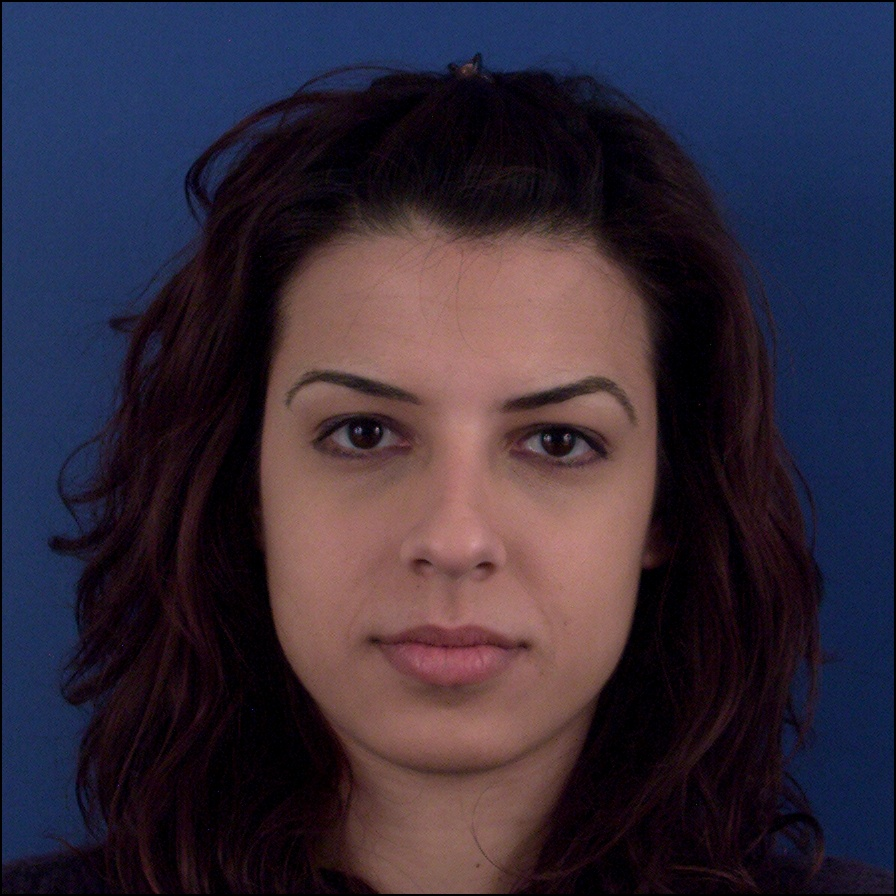
#> input picture PyTorch-practice/video_gans_cnn/test_first_frames/img_0000.jpg, 896 x 896 px; its folder holds only this picture in this run
$ python -i bbox_extraction_from_annotation_png.py   (imports and definitions only)   (Python 2 division)   (older library calls are emulated)
#> lines starting #> are read from the running program, lines starting #| are printed output that depends on the picture; after the words box and inside, x2 and y2 are one past the last pixel; in counts of white or black regions, pixels touching at a corner belong together
#> further down, picture is the input picture: shape (896, 896, 3); mean B, G, R 57.7, 42.9, 52.3
import cv2
import numpy as np
import glob
import os

lip_annotation_pngs = '/Users/Illusion/Documents/Data_public_set/LIP/TrainVal_parsing_annotations/TrainVal_parsing_annotations/val_segmentations/*.png'
lip_img_path = '/Users/Illusion/Documents/Data_public_set/LIP/TrainVal_images/val_images/'

lib_annotation_filelist = glob.glob(lip_annotation_pngs)

TEST_IMG_AMOUNT = 10

# famous color codes
black = [0, 0, 0]
red = [0, 0, 255]
maroon = [0, 0, 128]
yellow = [0, 255, 255]
olive = [0, 128, 128]
lime = [0, 255, 0]
green = [0, 128, 0]
aqua = [255, 255, 0]
teal = [128, 128, 0]
blue = [255, 0, 0]
navy = [128, 0, 0]
fuchsia = [255, 0, 255]
purple = [128, 0, 128]
indianred = [92, 92, 205]
lightcoral = [128, 128, 240]
salmon = [114, 128, 250]
darksalmon = [122, 150, 233]
lightsalmon = [122, 160, 255]
silver = [192, 192, 192]
#gray = [128, 128, 128]
lightblue = [224, 185, 53]

color_list = [black, red, maroon, yellow, olive, lime, green, \
              aqua, teal, blue, navy, fuchsia, purple, \
              indianred, lightcoral, salmon, darksalmon, lightsalmon, \
              silver, lightblue]

annotation_class_dict = {"Background": 0, "Hat": 1, "Hair": 2, "Glove": 3, "Sunglasses": 4, \
                         "Upper-clothes": 5, "Dress": 6, "Coat": 7, "Socks": 8, "Pants": 9, \
                         "Jumpsuits": 10, "Scarf": 11, "Skirt": 12, "Face": 13, "Left-arm": 14, \
                         "Right-arm": 15, "Left-leg": 16, "Right-leg": 17, "Left-shoe": 18, "Right-shoe": 19}

desired_classes = ["Hat", "Glove", "Sunglasses", "Upper-clothes", "Dress", "Coat", "Socks", "Pants", \
                   "Jumpsuits", "Scarf", "Skirt", "Left-shoe", "Right-shoe"]

# for key in annotation_class_dict:
#     print 'key =', key, ' :  value =', annotation_class_dict[key]

def visualize_annotation_labels(annotation_img, class_key_info):

    display_img = np.zeros((annotation_img.shape[0], annotation_img.shape[1], 3), np.uint8)
    print 'display_img.shape =', display_img.shape

    # [7 lines of commented-out code are left out]
    idx = (annotation_img[...] == annotation_class_dict[class_key_info])

    #display_img[idx] = color_list[annotation_class_dict["Pants"]]
    display_img[idx] = [255,255,255]

    return display_img


def find_bbox(color_img):

    img = cv2.cvtColor(color_img, cv2.COLOR_BGR2GRAY)
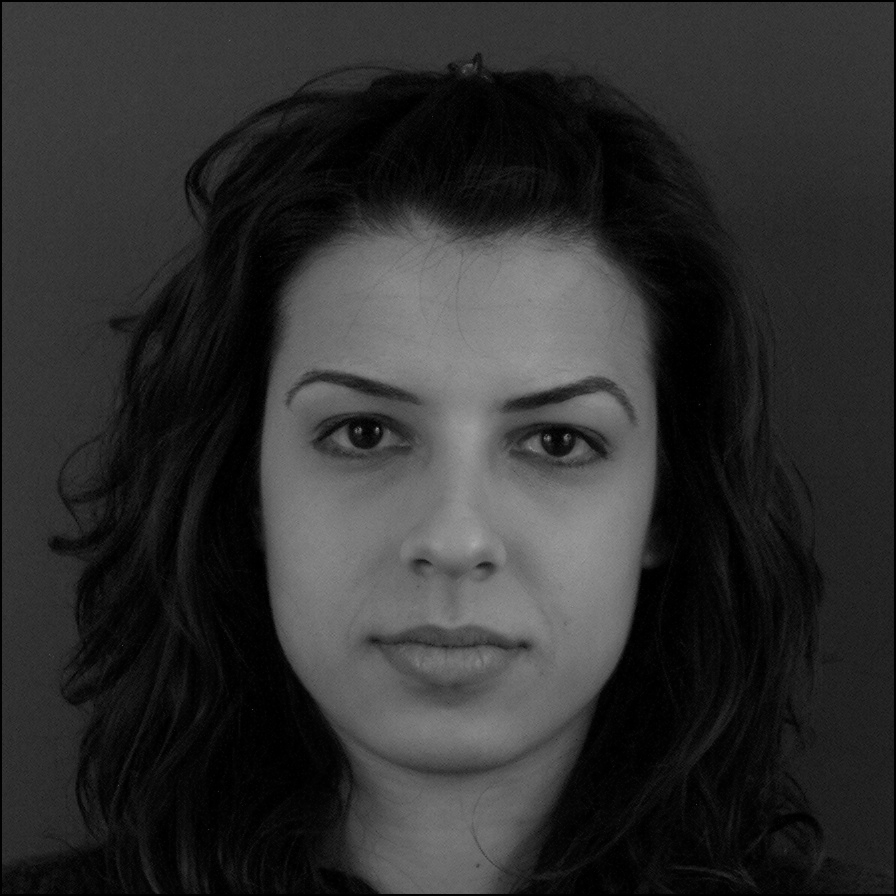
#> img: shape (896, 896); min 0, max 170, mean 47.4
    cv2.imshow("black and white", img)

    ret, thresh = cv2.threshold(img, 20, 255, 0)
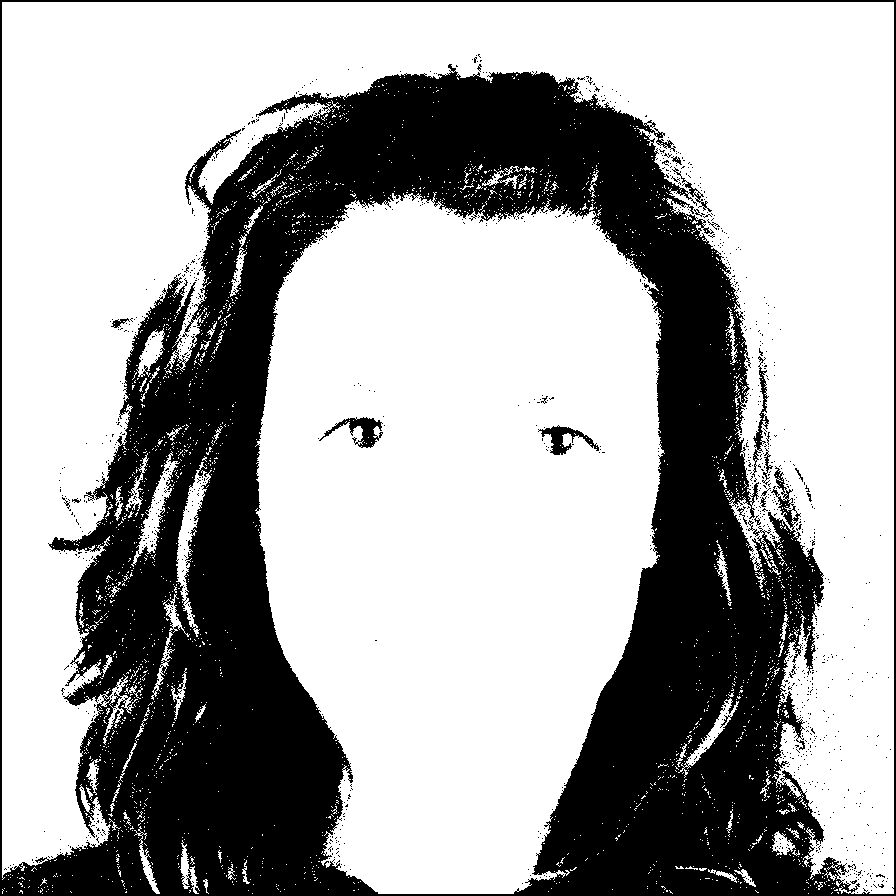
#> thresh: shape (896, 896); 65.6% white; 1178 black regions (1159 under 20 px), largest, box (x1, y1, x2, y2) and area: (0, 0, 896, 896) 271459, (319, 417, 383, 448) 710, (538, 425, 599, 455) 638
    cv2.imshow("thresh", thresh)

    # dilation (3 times)
    kernel = np.ones((5, 5), np.uint8)
    dilation = cv2.dilate(thresh, kernel, iterations=3)
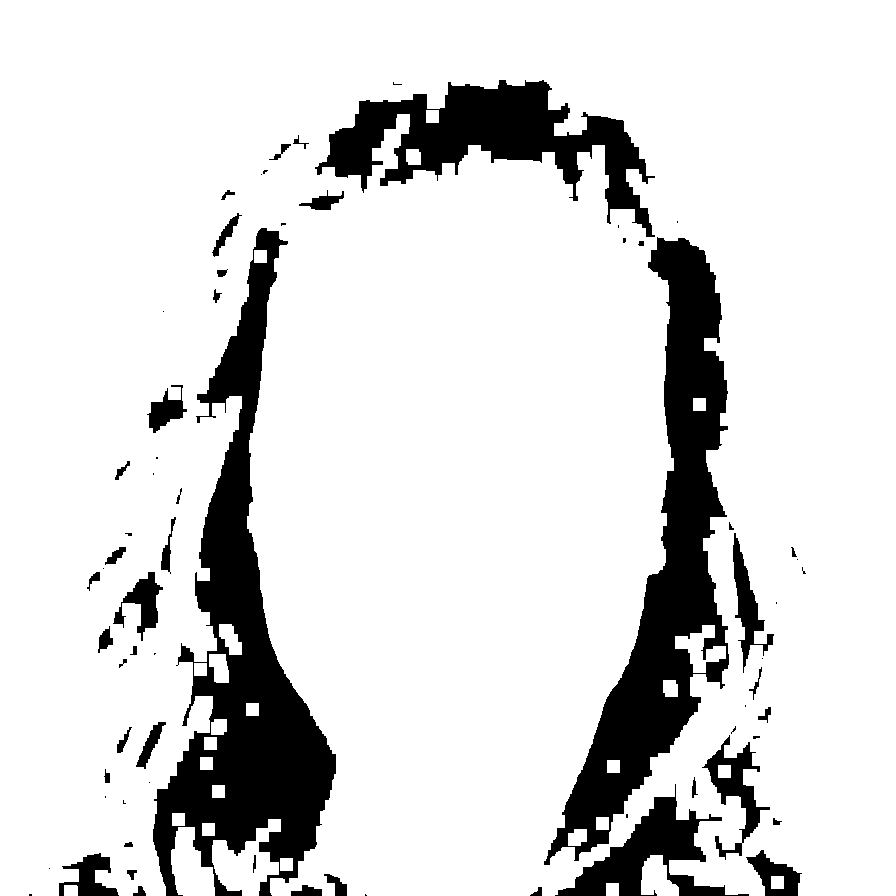
#> dilation: shape (896, 896); 85.7% white; 69 black regions (27 under 20 px)

    cv2.imshow("dilation", dilation)

    im2, contours, hierarchy = cv2.findContours(dilation, 1, 2)
#> contours = 96 contours, 28 with area under 20; largest, box (x1, y1, x2, y2) and area: (0, 0, 896, 896) 739760, (543, 236, 730, 866) 38583, (314, 79, 656, 238) 20436, (212, 819, 281, 896) 2678, (701, 734, 771, 844) 2546

    #cv2.imshow("im2", im2)
    #cv2.waitKey()

    if(len(contours) > 0):

        # Find the index of the largest contour
        areas = [cv2.contourArea(c) for c in contours]
#> areas = 96 values, max 739760 at index 95, min 2 at index 4, mean 8551.2
        max_index = np.argmax(areas)
#> max_index = 95
        cnt = contours[max_index]
#> cnt = contour of 930 points, box (x1, y1, x2, y2) (0, 0, 896, 896), area 739760

        # show bounding rectangle
        x, y, w, h = cv2.boundingRect(cnt)
#> x = 0; y = 0; w = 896; h = 896
        color_img = cv2.rectangle(color_img, (x, y), (x + w, y + h), (255, 255, 255), 3)
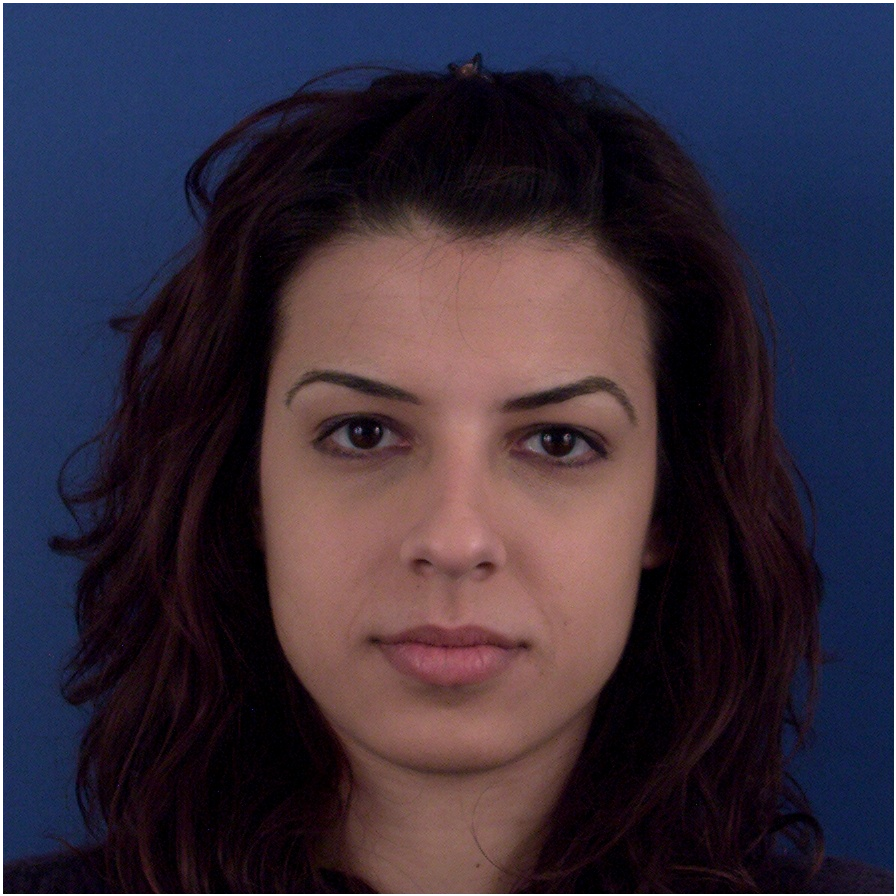
#> color_img: shape (896, 896, 3); 1.11% of pixels changed, all inside (x1, y1, x2, y2) = (0, 0, 896, 896)
        cv2.imshow("bounding rectangle", color_img)
        #cv2.waitKey()

        return True, x, y, w, h

    else:
        return False, 0, 0, 0, 0


loop_idx = 0

# [43 lines not run here, left out]

# appendix
# the range of annotation label is from 0 to 19
# Class Definition
# 0 Background
# 1 Hat
# 2 Hair
# 3 Glove
# 4 Sunglasses
# 5 Upper-clothes
# 6 Dress
# 7 Coat
# 8 Socks
# 9 Pants
# 10 Jumpsuits
# 11 Scarf
# 12 Skirt
# 13 Face
# 14 Left-arm
# 15 Right-arm
# 16 Left-leg
# 17 Right-leg
# 18 Left-shoe
# 19 Right-shoe

>>> import cv2
>>> picture = cv2.imread('../../PyTorch-practice/video_gans_cnn/test_first_frames/img_0000.jpg')
>>> result = find_bbox(picture)
#> result = (True, 0, 0, 896, 896)
